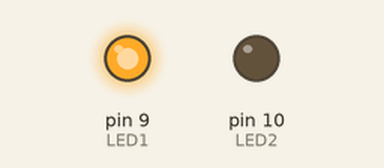
Recording of a sketch running on a simulated Arduino Uno, built with avr-gcc and run on an emulated ATmega328P. Parts: output pins drawn as LEDs (lit = HIGH).

Above: at 5.0 s.
At 25.0 s:
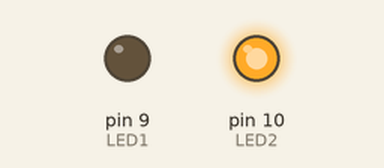
At 35.0 s:
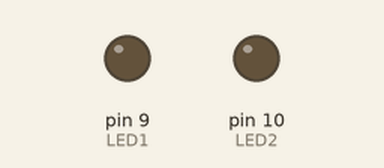
Timing chart, 0 to 52.0 s (numbered marks = the images above):
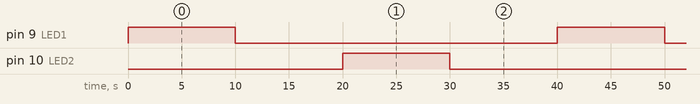

Measured:
- by itself, pin 9 (LED1), pin 10 (LED2): alternates HIGH for 10.0 s and LOW for 30.0 s
- by itself, everything shown: repeats every 40.0 s, in 4 steps

The sketch:

BMEC_Accelerometer.ino
```cpp
int LED1 = 9;
int LED2 = 10;


void setup(){
  pinMode(LED1, OUTPUT);
  pinMode(LED2, OUTPUT);
  Serial.begin(9600);
}

void loop(){
  digitalWrite(LED1, HIGH);
  delay(10000);
  digitalWrite(LED1, LOW);
  delay(10000);
  digitalWrite(LED2, HIGH);
  delay(10000);
  digitalWrite(LED2, LOW);
  delay(10000);

}
```
